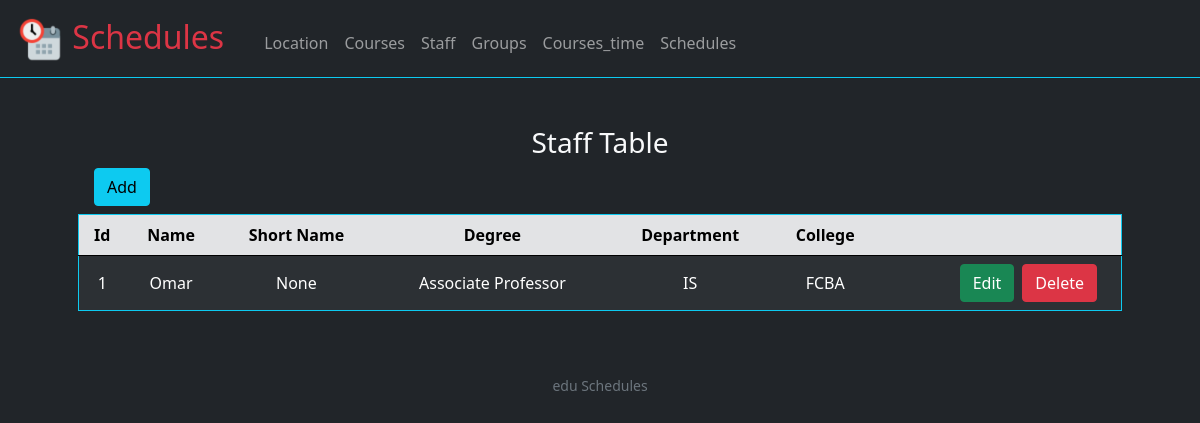
Page /staff on the earlier database version.
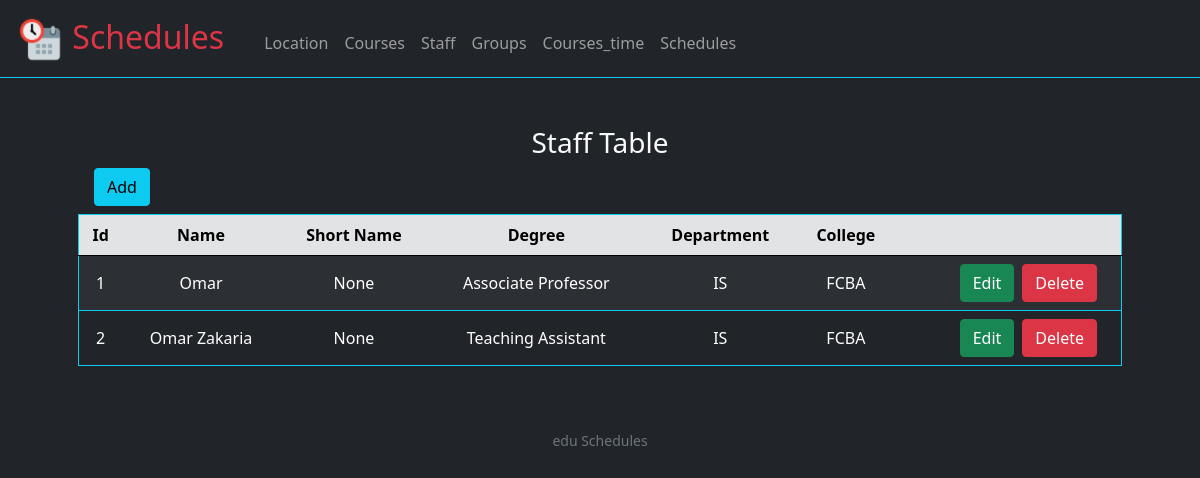
Same page on the later database version.
### tables this page shows
CREATE TABLE staff(
    id integer,
    name text not null unique,
    short_name text unique,
    degree integer not null,
    department integer not null,
    college integer not null,
    primary key(id),
    foreign key (degree) references staff_degree(id),
    foreign key (department) references departments(id),
    foreign key (college) references colleges(id)
);

CREATE TABLE staff_degree(
    id integer,
    name text unique not null,
    primary key (id)
);

CREATE TABLE departments(
    id integer,
    name text unique not null,
    primary key(id)
);

CREATE TABLE colleges(
    id integer,
    name text unique not null,
    primary key(id)
);

### application.py (the view)
@app.route("/staff", methods=["POST", "GET"])
def staff():
    staff = view_table("""select
                            staff.id as "id",
                            staff.name as "name",
                            staff.short_name as "short name",
                            staff_degree.name as "degree",
                            departments.name as "department",
                            colleges.name as "college"
                            from staff
                        JOIN staff_degree on staff_degree.id = staff.degree
                        JOIN departments on departments.id = staff.department
                        join colleges on colleges.id = staff.college""")
    if type(staff) == str:
        return staff
    if request.method == "GET":
        return render_template("staff.html", keys=staff[0], data=staff[1])
    else:
        return render_template('functionals/data_view.html', keys=staff[0], data=staff[1],
                view_title="Staff Table", link_edit="/edit_staff", link_view="/staff", table="staff")

### application.py (called while the page is built)
@app.after_request
def after_request(response):
    response.headers["Cache-Control"] = "no-cache, no-store, must-revalidate"
    response.headers["Expires"] = 0
    response.headers["Pragma"] = "no-cache"
    return response

### helpers.py (called while the page is built)
def sql(query, values=(), return_data=False):
    if return_data == True:
        data = None
        with sqlite3.connect(db_name) as db:
            cur = db.cursor()
            cur.execute("pragma foreign_keys = on")
            cur.execute(query, values)
            keys = [d[0] for d in cur.description]
            data = [keys, cur.fetchall()]
        return data
    else:
        with sqlite3.connect(db_name) as db:
            cur = db.cursor()
            cur.execute(query, values)

def view_table(query):
    data = None
    try:
        data = sql(query, (), True)
    except:
        return "Error: SQLite3 Error view()"
    return data

### templates/staff.html (shortened to what this page needs)
{% extends "layout.html" %}
{% block main %}
    {% with view_title="Staff Table", link_edit="/edit_staff", link_view="/staff", table="staff"  %}
      {% include "functionals/data_view.html" %}
    {% endwith %}
{% endblock %}

### templates/functionals/data_view.html
{% block view %}
<div class="text-center" id="view">
    <div class="text-capitalize" >
        <h3>{{ view_title }}</h3>
    </div>
    <div class="d-grid gap-2 d-md-flex justify-content-md-start ms-3">
        <button  type="button" class="btn btn-info mb-2" data-bs-toggle="modal" data-bs-target="#add">
            Add
        </button>
    </div>
    <table class="table table-hover table-striped table-dark border rounded border-info align-middle">
        <thead class="text-capitalize table-secondary ">
            <tr>
                {% for key in keys %}
                    <th scope="col">{{ key }}</th>
                {% endfor %}
                <th scope="col"></th>
            </tr>
        </thead>
        <tbody>
            {% for row in data %}
                <tr>
                    {% for element in row %}
                        <td>{{ element }}</td>
                    {% endfor %}
                    <td>
                        <div class="d-grid gap-2 d-md-flex justify-content-md justify-content-md-end pe-3">
                            <button class="btn btn-success mr-3" onclick="show_delete_edit(2, '{{ row[0] }}','{{ link_edit }}', '{{ link_view }}', '{{ table }}')" >Edit</button>
                            <button class="btn btn-danger" onclick="show_delete_edit(1, '{{ row[0] }}', '/delete_data', '{{ link_view }}', '{{ table }}', '{{ row[1] }}')" >Delete</button>
                        </div>
                    </td>
                </tr>
            {% endfor %}
        </tbody>
    </table>
</div>
{% endblock %}

Differences in the rows shown:
added staff: row "2" "None", name "Omar Zakaria", departments (name "IS"), colleges (name "FCBA")
now on this page (row unchanged): staff_degree: name "Teaching Assistant"
